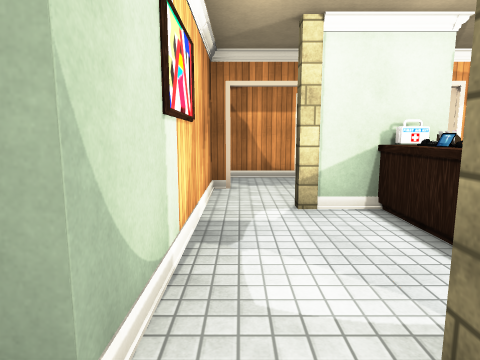
[1] (above)

16 first-person views from a walk through a scene from a Unity 3-D project. The camera is 1.5 m above the floor, tilts 8° down and sees 75° across. Doors are open. The floor is counted in squares, 1 m on a side. Each view is taken from the middle of a square. On the plan, view 1 faces up. The plan holds only what a view shows up to about 15 squares ahead; the rest is blank. The place goes on beyond the plan. The player character is not drawn. Some surface patterns are stand-ins.

[2]
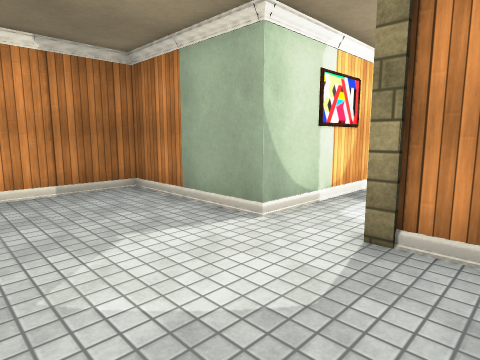

[3]
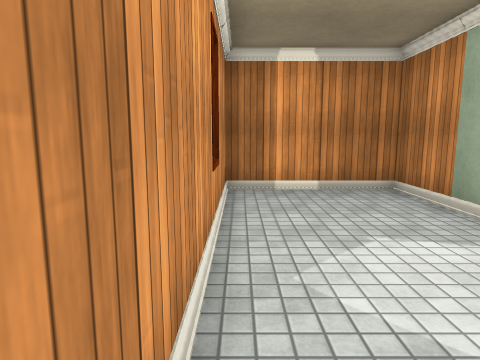

[4]
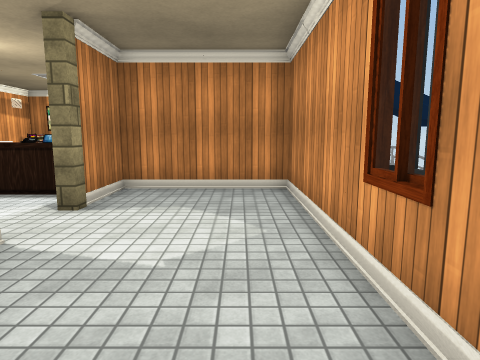

[5]
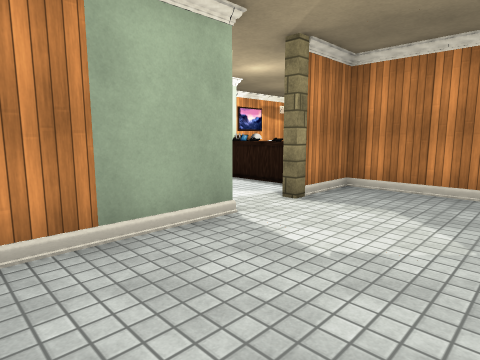

[6]
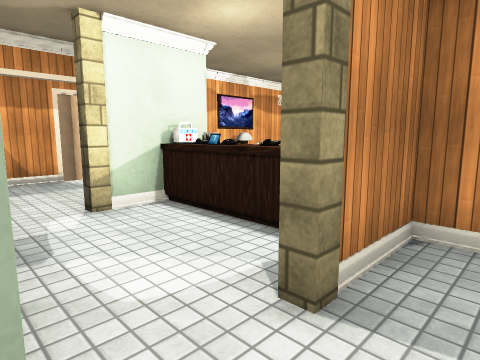

[7]
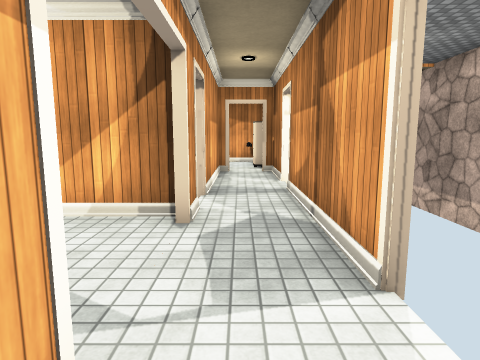

[8]
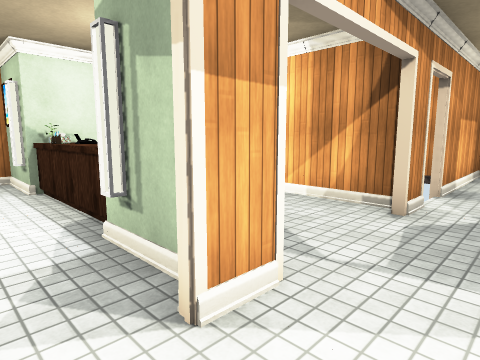

[9]
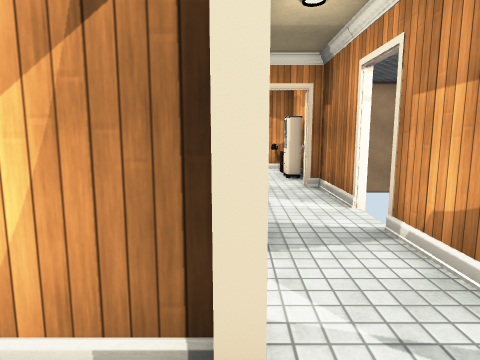

[10]
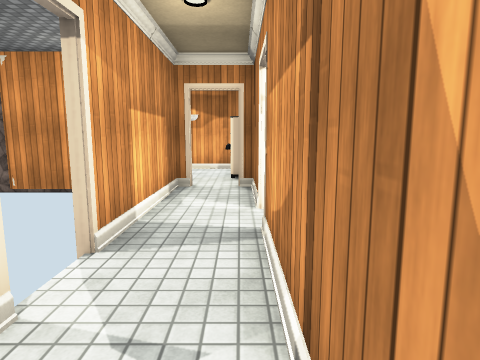

[11]
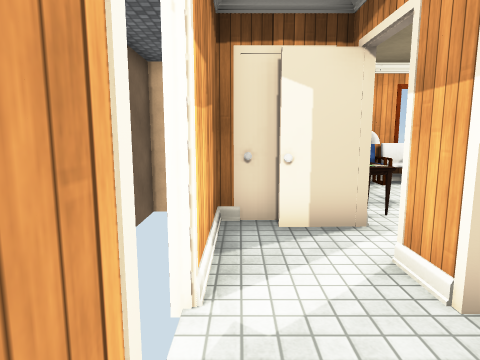

[12]
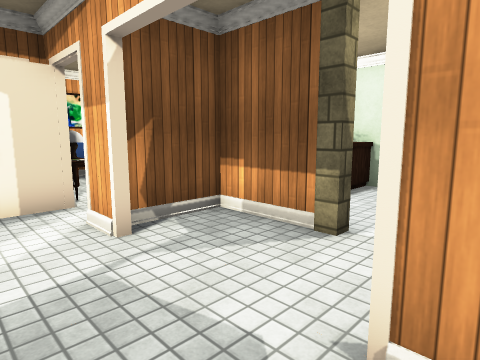

[13]
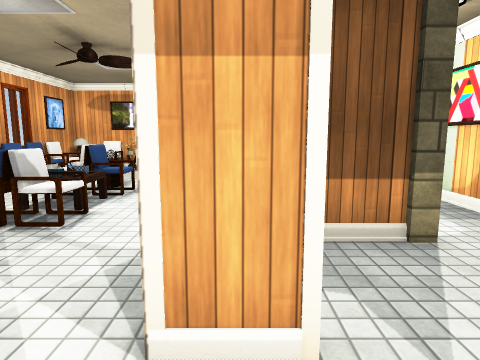

[14]
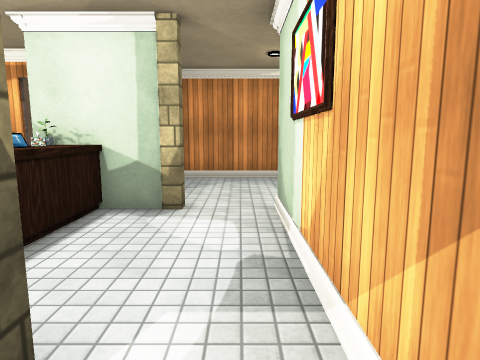

[15]
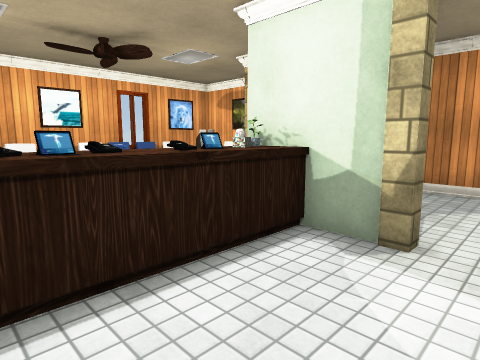

[16]
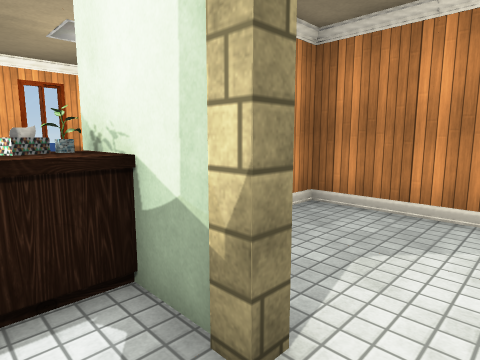

### Floor plan
Ten units are one square. View 1 is at (0, 0); x grows to the right and y downward. Boxes are objects, and circles mark ways between rooms. Rooms are numbered by the first view taken in them; rooms with no view inside come last. Other rooms are left out.
<svg viewBox="-95 -122 195 161">
<path fill="none" stroke="#000" d="M-8 -24 -8 -14 -58 -14 -58 34 40 34 40 -5M28 -14 15 -14M65 -114 35 -114M62 -89 61 -114M34 -91 46 -91M40 -75 40 -88M25 -64 15 -64M42 -84 42 -75M15 -66 26 -66M15 -16 29 -16M-2 -89 -8 -89 -8 -24M42 -6 42 10M23 -114 -40 -114M95 -89 62 -89M-15 -91 -2 -91M60 9 65 9M-54 -91 -27 -91M-83 -91 -54 -91M-52 -114 -83 -114 -83 -109"/>
<rect x="5" y="-15" width="10" height="10" fill="#bbb"><title>pillar</title></rect>
<rect x="5" y="-65" width="10" height="10" fill="#bbb"><title>pillar</title></rect>
<rect x="25" y="-35" width="20" height="20" fill="#bbb"><title>counter</title></rect>
<rect x="25" y="-45" width="10" height="10" fill="#bbb"><title>other object</title></rect>
<rect x="25" y="-55" width="10" height="10" fill="#bbb"><title>other object</title></rect>
<rect x="25" y="-65" width="10" height="10" fill="#bbb"><title>other object</title></rect>
<rect x="35" y="-15" width="10" height="10" fill="#bbb"><title>lamp</title></rect>
<rect x="35" y="-25" width="10" height="10" fill="#bbb"><title>plant</title></rect>
<rect x="35" y="-65" width="10" height="30" fill="#bbb"><title>counter</title></rect>
<rect x="35" y="-75" width="10" height="10" fill="#bbb"><title>lamp</title></rect>
<rect x="55" y="-5" width="10" height="10" fill="#bbb"><title>other object</title></rect>
<rect x="65" y="5" width="10" height="10" fill="#bbb"><title>pillar</title></rect>
<rect x="65" y="-35" width="10" height="20" fill="#bbb"><title>chair</title></rect>
<rect x="65" y="-45" width="30" height="20" fill="#bbb"><title>table</title></rect>
<rect x="65" y="-65" width="20" height="20" fill="#bbb"><title>chair</title></rect>
<rect x="65" y="-85" width="20" height="10" fill="#bbb"><title>lamp</title></rect>
<rect x="75" y="-15" width="10" height="10" fill="#bbb"><title>other object</title></rect>
<rect x="75" y="-25" width="10" height="10" fill="#bbb"><title>other object</title></rect>
<rect x="75" y="-65" width="20" height="20" fill="#bbb"><title>chair</title></rect>
<rect x="85" y="-35" width="10" height="20" fill="#bbb"><title>chair</title></rect>
<rect x="85" y="-85" width="10" height="10" fill="#bbb"><title>other object</title></rect>
<circle cx="30" cy="-15" r="3" fill="#2a7"/>
<circle cx="5" cy="-20" r="3" fill="#2a7"/>
<circle cx="27" cy="-117" r="3" fill="#2a7"/>
<circle cx="30" cy="-100" r="3" fill="#2a7"/>
<circle cx="-47" cy="-117" r="3" fill="#2a7"/>
<circle cx="-50" cy="-100" r="3" fill="#2a7"/>
<text x="-10" y="10">1</text>
<text x="50" y="-110">2</text>
<text x="40" y="-60">3</text>
<text x="-70" y="-100">4</text>
</svg>
Room 1 opens to room 3. Room 2 opens to room 3. Room 3 opens to room 4.

Where each view was taken, in squares from view 1:
view 1: 0 up, 0 right, facing up
view 2: 3 down, 3 right, facing up-left
view 3: 3 down, 3 right, facing left
view 4: 2 down, 5 left, facing right
view 5: 3 down, 5 left, facing up-right
view 6: 0 up, 1 left, facing up-right
view 7: 10 up, 5 right, facing left
view 8: 11 up, 6 right, facing down-left
view 9: 9 up, 1 right, facing left
view 10: 11 up, 1 right, facing left
view 11: 11 up, 1 right, facing right
view 12: 11 up, 1 left, facing down-right
view 13: 11 up, 4 right, facing down
view 14: 8 up, 0 right, facing down
view 15: 6 up, 0 right, facing down-right
view 16: 3 up, 0 right, facing down-right
